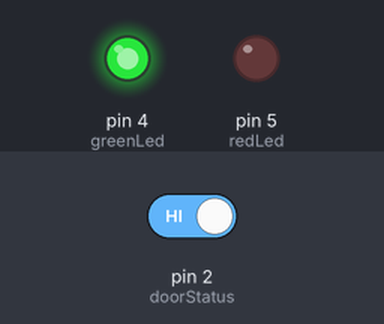
Recording of a sketch running on a simulated Arduino Uno, built with avr-gcc and run on an emulated ATmega328P. Parts: output pins drawn as LEDs (lit = HIGH). The inputs (shaded band) are chosen by the test bench; at power-on: pin 2 (doorStatus) HIGH. Pins used as bus, display or sensor lines are not drawn.

Above: at 1.2 s.
1.3 s: pin 2 (doorStatus) driven LOW
At 2.0 s:
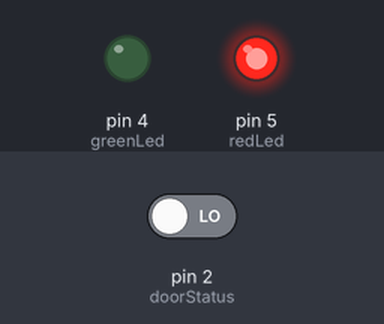
2.8 s: pin 2 (doorStatus) driven HIGH
At 5.2 s:
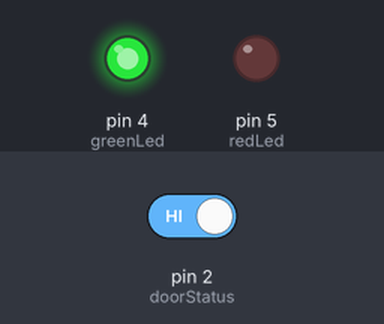
Timing chart, 0 to 6.7 s (numbered marks = the images above; inputs shaded):
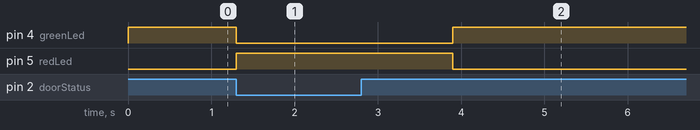

The sketch:

arduino_uno_code.ino
```cpp
const int doorStatus = 2; // Pin connected to door status sensor
const int buzzerPin = 3; // Pin connected to buzzer
const int greenLed = 4; // Pin connected to green LED
const int redLed = 5; // Pin connected to red LED

void setup() {
  pinMode(doorStatus, INPUT); // Set door status pin as input
  pinMode(buzzerPin, OUTPUT); // Set buzzer pin as output
  pinMode(greenLed, OUTPUT); // Set green LED pin as output
  pinMode(redLed, OUTPUT); // Set red LED pin as output
}

void loop() {
  int doorClosed = digitalRead(doorStatus); // Read the door status sensor

  if (doorClosed == LOW) { // If door is open
    digitalWrite(greenLed, LOW); // Turn off green LED
    digitalWrite(redLed, HIGH); // Turn on red LED
    for (int i = 0; i < 5; i++) { // Beep 5 times
      digitalWrite(buzzerPin, HIGH); // Make a beep sound for 500ms at 1kHz
      delay(500); // Wait 500ms between beeps
    }
  } else {
    digitalWrite(greenLed, HIGH); // Turn on green LED
    digitalWrite(redLed, LOW); // Turn off red LED
    noTone(buzzerPin); // Turn off the buzzer if the door is closed
  }

  delay(100); // Wait a short time before checking the door status again
}
```

Measured:
- after the input at 1.3 s, pin 4 (greenLed): HIGH → LOW at once; pin 5 (redLed): LOW → HIGH at once
- after the input at 2.8 s, pin 4 (greenLed): LOW → HIGH after 1.1 s; pin 5 (redLed): HIGH → LOW after 1.1 s
